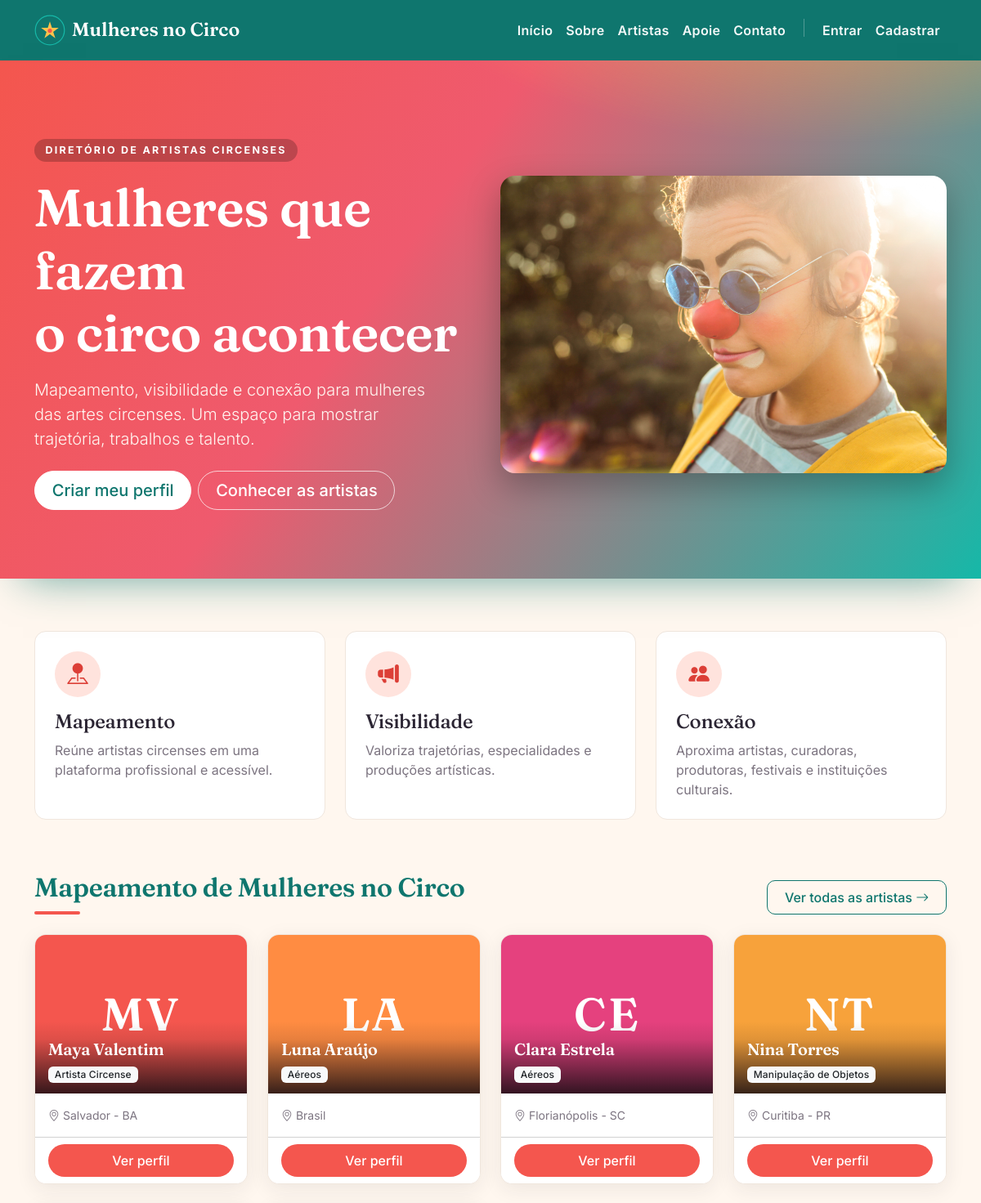
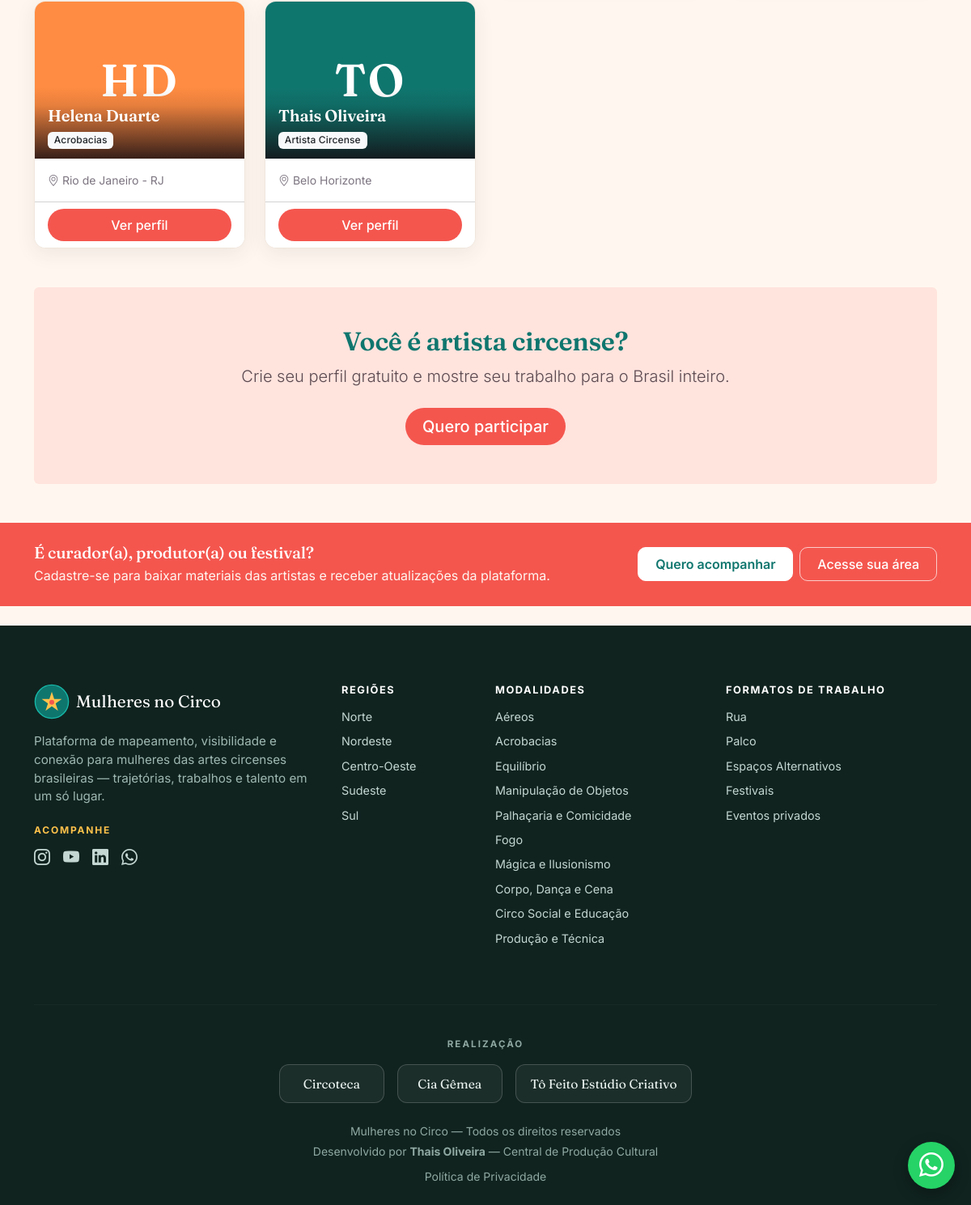
The page / on the database its author committed (2 pictures, top to bottom).
### tables this page shows
CREATE TABLE `usuarios` (
  `id` int(11) NOT NULL AUTO_INCREMENT,
  `nome_artistico` varchar(150) NOT NULL,
  `email` varchar(255) NOT NULL,
  `senha_hash` varchar(255) NOT NULL,
  `data_nascimento` date DEFAULT NULL,
  `cidade_origem` varchar(150) DEFAULT NULL,
  `cidade_atual` varchar(150) DEFAULT NULL,
  `genero` varchar(50) DEFAULT NULL,
  `orientacao_sexual` varchar(80) DEFAULT NULL,
  `biografia` text DEFAULT NULL,
  `foto_perfil` varchar(255) DEFAULT NULL,
  `area_atuacao` varchar(255) DEFAULT NULL,
  `especialidades` text DEFAULT NULL,
  `instagram` varchar(255) DEFAULT NULL,
  `youtube` varchar(255) DEFAULT NULL,
  `linkedin` varchar(255) DEFAULT NULL,
  `site_oficial` varchar(255) DEFAULT NULL,
  `mapa_cultura` varchar(255) DEFAULT NULL,
  `disponivel_contratacao` tinyint(1) DEFAULT 0,
  `role` varchar(20) DEFAULT 'user',
  `remember_token` varchar(255) DEFAULT NULL,
  `token_recuperacao` varchar(255) DEFAULT NULL,
  `token_expira_em` datetime DEFAULT NULL,
  `criado_em` timestamp NOT NULL DEFAULT current_timestamp(),
  `atualizado_em` timestamp NOT NULL DEFAULT current_timestamp() ON UPDATE current_timestamp(),
  `aceite_termos` tinyint(1) NOT NULL DEFAULT 0,
  `aceite_termos_em` datetime DEFAULT NULL,
  `necessidades_tecnicas` text DEFAULT NULL,
  `fotos_divulgacao` text DEFAULT NULL,
  `organizacao` varchar(150) DEFAULT NULL,
  `telefone` varchar(40) DEFAULT NULL,
  `quer_novidades` tinyint(1) NOT NULL DEFAULT 0,
  `canal_novidades` varchar(20) DEFAULT NULL,
  PRIMARY KEY (`id`),
  UNIQUE KEY `email` (`email`)
);

### includes/helpers.php (the view, shortened to what this page needs)
<?php
function iniciais($nome)
{
    $nome = trim((string) $nome);
    $partes = preg_split('/\s+/', $nome);
    $ini = mb_strtoupper(mb_substr($partes[0], 0, 1));
    if (count($partes) > 1) {
        $ini .= mb_strtoupper(mb_substr($partes[count($partes) - 1], 0, 1));
    }
    return $ini;
}
function corAvatar($nome)
{
    $cores = ["#f4564e", "#16b8a8", "#ff8c42", "#e5417e", "#0f766e", "#f7a23b", "#7c5cbf", "#ef5a6e"];
    $soma = 0;
    $nome = (string) $nome;
    for ($i = 0; $i < strlen($nome); $i++) {
        $soma += ord($nome[$i]);
    }
    return $cores[$soma % count($cores)];
}
function avatarHtml($foto, $nome, $tipo = "card")
{
    $existe = !empty($foto) && file_exists(__DIR__ . "/../uploads/avatars/" . $foto);
    $ini = htmlspecialchars(iniciais($nome));
    $cor = corAvatar($nome);
    $classeBase = "avatar-placeholder d-flex align-items-center justify-content-center";
    if ($tipo === "card") {
        $classe = $classeBase . " card-img-top";
    } elseif ($tipo === "capa") {
        $classe = $classeBase . " avatar-capa";
    } else {
        $classe = $classeBase . " avatar-retrato rounded mb-3";
    }
    return '<div class="' . $classe . '" style="background:' . $cor . '">' . $ini . '</div>';
}
function cardArtistaHtml($a, $opts = [])
{
    $bio = $opts["bio"] ?? true;
    $id = (int) $a["id"];
    $nome = htmlspecialchars($a["nome_artistico"]);
    $area = htmlspecialchars(($a["area_atuacao"] ?? "") ?: "Artista Circense");
    $cidade = htmlspecialchars(($a["cidade_atual"] ?? "") ?: (($a["cidade_origem"] ?? "") ?: "Brasil"));
    $footer = $opts["footer"] ?? '<a href="artista.php?id=' . $id . '" class="btn btn-circo w-100">Ver perfil</a>';
    ?>
    <div class="card card-artista h-100">
        <div class="card-cover">
            <?= avatarHtml($a["foto_perfil"] ?? "", $a["nome_artistico"], "card") ?>
            <div class="card-cover-caption">
                <h5><?= $nome ?></h5>
                <span class="badge bg-light text-dark"><?= $area ?></span>
            </div>
        </div>
        <div class="card-body">
            <p class="text-muted small <?= $bio ? "mb-2" : "mb-0" ?>">
                <i class="bi bi-geo-alt"></i> <?= $cidade ?>
            </p>
        </div>
        <div class="card-footer bg-white"><?= $footer ?></div>
    </div>
    <?php
    return ob_get_clean();
}

### index.php (shortened to what this page needs)
<?php
require_once "config/database.php";
require_once "includes/helpers.php";
$destaques = $pdo->query("
    SELECT id, nome_artistico, area_atuacao, cidade_atual, cidade_origem, foto_perfil
    FROM usuarios
    ORDER BY RAND()
    LIMIT 8
")->fetchAll(PDO::FETCH_ASSOC);
include "includes/header.php";
?>
<section class="hero">
    <div class="container">
        <div class="row align-items-center g-4">
            <div class="col-lg-6">
                <span class="eyebrow">Diretório de artistas circenses</span>
                <h1 class="display-3 mb-3">Mulheres que fazem<br>o circo acontecer</h1>
                <p class="lead mb-4 col-lg-11">
                    Mapeamento, visibilidade e conexão para mulheres das artes circenses.
                    Um espaço para mostrar trajetória, trabalhos e talento.
                </p>
                <div class="d-flex flex-wrap gap-2">
                    <a href="cadastro.php" class="btn btn-light btn-lg">Criar meu perfil</a>
                    <a href="diretorio.php" class="btn btn-outline-light btn-lg">Conhecer as artistas</a>
                </div>
            </div>
            <div class="col-lg-6 text-center d-none d-md-block">
                <img src="assets/img/hero-artista.jpg" alt="Artista circense"
                    class="hero-img img-fluid">
            </div>
        </div>
    </div>
</section>
<main class="container my-5 py-3">
    <div class="row g-4">
        <div class="col-md-4">
            <div class="feature-card h-100 p-4">
                <div class="feature-icon mb-3"><i class="bi bi-pin-map-fill"></i></div>
                <h3 class="h4">Mapeamento</h3>
                <p class="mb-0 text-muted">Reúne artistas circenses em uma plataforma profissional e acessível.</p>
            </div>
        </div>
        <div class="col-md-4">
            <div class="feature-card h-100 p-4">
                <div class="feature-icon mb-3"><i class="bi bi-megaphone-fill"></i></div>
                <h3 class="h4">Visibilidade</h3>
                <p class="mb-0 text-muted">Valoriza trajetórias, especialidades e produções artísticas.</p>
            </div>
        </div>
        <div class="col-md-4">
            <div class="feature-card h-100 p-4">
                <div class="feature-icon mb-3"><i class="bi bi-people-fill"></i></div>
                <h3 class="h4">Conexão</h3>
                <p class="mb-0 text-muted">Aproxima artistas, curadoras, produtoras, festivais e instituições culturais.</p>
            </div>
        </div>
    </div>
</main>
<section class="container my-5">
    <div class="d-flex justify-content-between align-items-end mb-4 flex-wrap gap-2">
        <h2 class="secao-titulo mb-0">Mapeamento de Mulheres no Circo</h2>
        <a href="diretorio.php" class="btn btn-outline-dark">Ver todas as artistas <i class="bi bi-arrow-right"></i></a>
    </div>
    <div class="row g-4">
        <?php foreach ($destaques as $a): ?>
            <div class="col-6 col-md-3">
                <?= cardArtistaHtml($a, ["bio" => false]) ?>
            </div>
        <?php endforeach; ?>
    </div>
</section>
<section class="container my-5">
    <div class="p-5 rounded text-center" style="background: var(--mnc-rose);">
        <h2 class="mb-2">Você é artista circense?</h2>
        <p class="lead mb-4">Crie seu perfil gratuito e mostre seu trabalho para o Brasil inteiro.</p>
        <a href="cadastro.php" class="btn btn-circo btn-lg">Quero participar</a>
    </div>
</section>
<?php include "includes/footer.php"; ?>

### rows shown on the page
usuarios: nome_artistico "MV", nome_artistico "Maya Valentim", area_atuacao "Artista Circense", cidade_origem "Salvador - BA", id "Ver perfil"
usuarios: nome_artistico "LA", nome_artistico "Luna Araújo", area_atuacao "Aéreos", cidade "Brasil", id "Ver perfil"
usuarios: nome_artistico "CE", nome_artistico "Clara Estrela", area_atuacao "Aéreos", cidade_atual "Florianópolis - SC", id "Ver perfil"
usuarios: nome_artistico "NT", nome_artistico "Nina Torres", area_atuacao "Manipulação de Objetos", cidade_atual "Curitiba - PR", id "Ver perfil"
usuarios: nome_artistico "HD", nome_artistico "Helena Duarte", area_atuacao "Acrobacias", cidade_atual "Rio de Janeiro - RJ", id "Ver perfil"
usuarios: nome_artistico "TO", nome_artistico "Thais Oliveira", area_atuacao "Artista Circense", cidade_atual "Belo Horizonte", id "Ver perfil"

### other values the page prints
$reg "Norte"
$reg "Nordeste"
$reg "Centro-Oeste"
$reg "Sudeste"
$reg "Sul"
$cat "Aéreos"
$cat "Acrobacias"
$cat "Equilíbrio"
$cat "Manipulação de Objetos"
$cat "Palhaçaria e Comicidade"
$cat "Fogo"
$cat "Mágica e Ilusionismo"
$cat "Corpo, Dança e Cena"
$cat "Circo Social e Educação"
$cat "Produção e Técnica"
